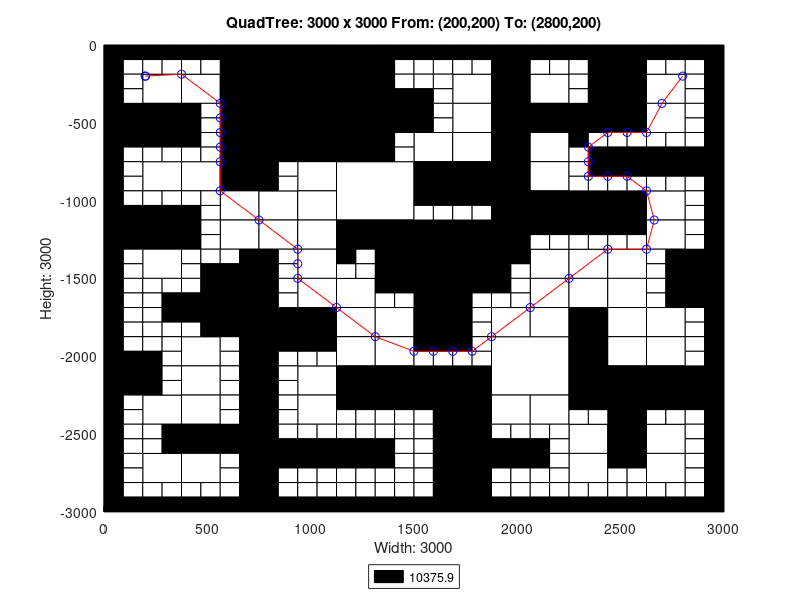

MATLAB code for this plot:
axis([0 3000 -3000 0]);
title('QuadTree: 3000 x 3000 From: (200,200) To: (2800,200)');
xlabel('Width: 3000');
ylabel('Height: 3000');
rectangle('Position',[750 -375 375 375], 'FaceColor',[0 0 0]);
rectangle('Position',[750 -750 375 375], 'FaceColor',[0 0 0]);
rectangle('Position',[1125 -1125 375 375], 'FaceColor',[1 1 1]);
rectangle('Position',[1500 -1500 375 375], 'FaceColor',[0 0 0]);
rectangle('Position',[1875 -2250 375 375], 'FaceColor',[1 1 1]);
rectangle('Position',[187.5 -375 187.5 187.5], 'FaceColor',[1 1 1]);
rectangle('Position',[562.5 -187.5 187.5 187.5], 'FaceColor',[0 0 0]);
rectangle('Position',[375 -375 187.5 187.5], 'FaceColor',[1 1 1]);
rectangle('Position',[562.5 -375 187.5 187.5], 'FaceColor',[0 0 0]);
rectangle('Position',[0 -562.5 187.5 187.5], 'FaceColor',[0 0 0]);
rectangle('Position',[187.5 -562.5 187.5 187.5], 'FaceColor',[0 0 0]);
rectangle('Position',[562.5 -562.5 187.5 187.5], 'FaceColor',[0 0 0]);
rectangle('Position',[562.5 -750 187.5 187.5], 'FaceColor',[0 0 0]);
rectangle('Position',[1125 -187.5 187.5 187.5], 'FaceColor',[0 0 0]);
rectangle('Position',[1125 -375 187.5 187.5], 'FaceColor',[0 0 0]);
rectangle('Position',[1125 -562.5 187.5 187.5], 'FaceColor',[0 0 0]);
rectangle('Position',[1312.5 -562.5 187.5 187.5], 'FaceColor',[0 0 0]);
rectangle('Position',[1125 -750 187.5 187.5], 'FaceColor',[0 0 0]);
rectangle('Position',[187.5 -937.5 187.5 187.5], 'FaceColor',[1 1 1]);
rectangle('Position',[375 -937.5 187.5 187.5], 'FaceColor',[1 1 1]);
rectangle('Position',[562.5 -937.5 187.5 187.5], 'FaceColor',[0 0 0]);
rectangle('Position',[562.5 -1125 187.5 187.5], 'FaceColor',[1 1 1]);
rectangle('Position',[0 -1312.5 187.5 187.5], 'FaceColor',[0 0 0]);
rectangle('Position',[187.5 -1312.5 187.5 187.5], 'FaceColor',[0 0 0]);
rectangle('Position',[187.5 -1500 187.5 187.5], 'FaceColor',[1 1 1]);
rectangle('Position',[562.5 -1312.5 187.5 187.5], 'FaceColor',[1 1 1]);
rectangle('Position',[937.5 -937.5 187.5 187.5], 'FaceColor',[1 1 1]);
rectangle('Position',[750 -1125 187.5 187.5], 'FaceColor',[1 1 1]);
rectangle('Position',[937.5 -1125 187.5 187.5], 'FaceColor',[1 1 1]);
rectangle('Position',[750 -1312.5 187.5 187.5], 'FaceColor',[1 1 1]);
rectangle('Position',[937.5 -1312.5 187.5 187.5], 'FaceColor',[1 1 1]);
rectangle('Position',[937.5 -1500 187.5 187.5], 'FaceColor',[1 1 1]);
rectangle('Position',[1125 -1312.5 187.5 187.5], 'FaceColor',[0 0 0]);
rectangle('Position',[1312.5 -1312.5 187.5 187.5], 'FaceColor',[0 0 0]);
rectangle('Position',[1312.5 -1500 187.5 187.5], 'FaceColor',[0 0 0]);
rectangle('Position',[1687.5 -375 187.5 187.5], 'FaceColor',[1 1 1]);
rectangle('Position',[1875 -187.5 187.5 187.5], 'FaceColor',[0 0 0]);
rectangle('Position',[1875 -375 187.5 187.5], 'FaceColor',[0 0 0]);
rectangle('Position',[2062.5 -375 187.5 187.5], 'FaceColor',[1 1 1]);
rectangle('Position',[1687.5 -562.5 187.5 187.5], 'FaceColor',[1 1 1]);
rectangle('Position',[1500 -750 187.5 187.5], 'FaceColor',[1 1 1]);
rectangle('Position',[1687.5 -750 187.5 187.5], 'FaceColor',[1 1 1]);
rectangle('Position',[1875 -562.5 187.5 187.5], 'FaceColor',[0 0 0]);
rectangle('Position',[2062.5 -562.5 187.5 187.5], 'FaceColor',[0 0 0]);
rectangle('Position',[1875 -750 187.5 187.5], 'FaceColor',[0 0 0]);
rectangle('Position',[2062.5 -750 187.5 187.5], 'FaceColor',[1 1 1]);
rectangle('Position',[2437.5 -187.5 187.5 187.5], 'FaceColor',[0 0 0]);
rectangle('Position',[2437.5 -375 187.5 187.5], 'FaceColor',[0 0 0]);
rectangle('Position',[2625 -375 187.5 187.5], 'FaceColor',[1 1 1]);
rectangle('Position',[2250 -562.5 187.5 187.5], 'FaceColor',[0 0 0]);
rectangle('Position',[2437.5 -562.5 187.5 187.5], 'FaceColor',[0 0 0]);
rectangle('Position',[2625 -562.5 187.5 187.5], 'FaceColor',[1 1 1]);
rectangle('Position',[1500 -937.5 187.5 187.5], 'FaceColor',[0 0 0]);
rectangle('Position',[1687.5 -937.5 187.5 187.5], 'FaceColor',[0 0 0]);
rectangle('Position',[1875 -937.5 187.5 187.5], 'FaceColor',[0 0 0]);
rectangle('Position',[2062.5 -937.5 187.5 187.5], 'FaceColor',[1 1 1]);
rectangle('Position',[1875 -1125 187.5 187.5], 'FaceColor',[0 0 0]);
rectangle('Position',[2062.5 -1125 187.5 187.5], 'FaceColor',[0 0 0]);
rectangle('Position',[1875 -1312.5 187.5 187.5], 'FaceColor',[0 0 0]);
rectangle('Position',[2062.5 -1500 187.5 187.5], 'FaceColor',[1 1 1]);
rectangle('Position',[2250 -1125 187.5 187.5], 'FaceColor',[0 0 0]);
rectangle('Position',[2437.5 -1125 187.5 187.5], 'FaceColor',[0 0 0]);
rectangle('Position',[2625 -1125 187.5 187.5], 'FaceColor',[1 1 1]);
rectangle('Position',[2250 -1500 187.5 187.5], 'FaceColor',[1 1 1]);
rectangle('Position',[2437.5 -1500 187.5 187.5], 'FaceColor',[1 1 1]);
rectangle('Position',[2625 -1312.5 187.5 187.5], 'FaceColor',[1 1 1]);
rectangle('Position',[2812.5 -1500 187.5 187.5], 'FaceColor',[0 0 0]);
rectangle('Position',[562.5 -1687.5 187.5 187.5], 'FaceColor',[0 0 0]);
rectangle('Position',[562.5 -1875 187.5 187.5], 'FaceColor',[0 0 0]);
rectangle('Position',[0 -2250 187.5 187.5], 'FaceColor',[0 0 0]);
rectangle('Position',[375 -2062.5 187.5 187.5], 'FaceColor',[1 1 1]);
rectangle('Position',[375 -2250 187.5 187.5], 'FaceColor',[1 1 1]);
rectangle('Position',[937.5 -1687.5 187.5 187.5], 'FaceColor',[1 1 1]);
rectangle('Position',[750 -1875 187.5 187.5], 'FaceColor',[0 0 0]);
rectangle('Position',[937.5 -1875 187.5 187.5], 'FaceColor',[0 0 0]);
rectangle('Position',[1125 -1687.5 187.5 187.5], 'FaceColor',[1 1 1]);
rectangle('Position',[1125 -1875 187.5 187.5], 'FaceColor',[1 1 1]);
rectangle('Position',[1312.5 -1875 187.5 187.5], 'FaceColor',[1 1 1]);
rectangle('Position',[937.5 -2250 187.5 187.5], 'FaceColor',[1 1 1]);
rectangle('Position',[1125 -2062.5 187.5 187.5], 'FaceColor',[1 1 1]);
rectangle('Position',[1312.5 -2062.5 187.5 187.5], 'FaceColor',[1 1 1]);
rectangle('Position',[1125 -2250 187.5 187.5], 'FaceColor',[0 0 0]);
rectangle('Position',[1312.5 -2250 187.5 187.5], 'FaceColor',[0 0 0]);
rectangle('Position',[187.5 -2437.5 187.5 187.5], 'FaceColor',[1 1 1]);
rectangle('Position',[375 -2437.5 187.5 187.5], 'FaceColor',[1 1 1]);
rectangle('Position',[375 -2625 187.5 187.5], 'FaceColor',[0 0 0]);
rectangle('Position',[562.5 -2625 187.5 187.5], 'FaceColor',[0 0 0]);
rectangle('Position',[187.5 -2812.5 187.5 187.5], 'FaceColor',[1 1 1]);
rectangle('Position',[375 -2812.5 187.5 187.5], 'FaceColor',[1 1 1]);
rectangle('Position',[937.5 -2437.5 187.5 187.5], 'FaceColor',[1 1 1]);
rectangle('Position',[1500 -1687.5 187.5 187.5], 'FaceColor',[0 0 0]);
rectangle('Position',[1500 -1875 187.5 187.5], 'FaceColor',[0 0 0]);
rectangle('Position',[2062.5 -1687.5 187.5 187.5], 'FaceColor',[1 1 1]);
rectangle('Position',[1875 -1875 187.5 187.5], 'FaceColor',[1 1 1]);
rectangle('Position',[2062.5 -1875 187.5 187.5], 'FaceColor',[1 1 1]);
rectangle('Position',[1500 -2250 187.5 187.5], 'FaceColor',[0 0 0]);
rectangle('Position',[1687.5 -2250 187.5 187.5], 'FaceColor',[0 0 0]);
rectangle('Position',[2250 -1687.5 187.5 187.5], 'FaceColor',[1 1 1]);
rectangle('Position',[2437.5 -1687.5 187.5 187.5], 'FaceColor',[1 1 1]);
rectangle('Position',[2250 -1875 187.5 187.5], 'FaceColor',[0 0 0]);
rectangle('Position',[2437.5 -1875 187.5 187.5], 'FaceColor',[1 1 1]);
rectangle('Position',[2812.5 -1687.5 187.5 187.5], 'FaceColor',[0 0 0]);
rectangle('Position',[2625 -1875 187.5 187.5], 'FaceColor',[1 1 1]);
rectangle('Position',[2250 -2062.5 187.5 187.5], 'FaceColor',[0 0 0]);
rectangle('Position',[2437.5 -2062.5 187.5 187.5], 'FaceColor',[1 1 1]);
rectangle('Position',[2250 -2250 187.5 187.5], 'FaceColor',[0 0 0]);
rectangle('Position',[2437.5 -2250 187.5 187.5], 'FaceColor',[0 0 0]);
rectangle('Position',[2625 -2062.5 187.5 187.5], 'FaceColor',[1 1 1]);
rectangle('Position',[2625 -2250 187.5 187.5], 'FaceColor',[0 0 0]);
rectangle('Position',[2812.5 -2250 187.5 187.5], 'FaceColor',[0 0 0]);
rectangle('Position',[1687.5 -2437.5 187.5 187.5], 'FaceColor',[0 0 0]);
rectangle('Position',[1687.5 -2625 187.5 187.5], 'FaceColor',[0 0 0]);
rectangle('Position',[1875 -2437.5 187.5 187.5], 'FaceColor',[1 1 1]);
rectangle('Position',[2062.5 -2437.5 187.5 187.5], 'FaceColor',[1 1 1]);
rectangle('Position',[1687.5 -2812.5 187.5 187.5], 'FaceColor',[0 0 0]);
rectangle('Position',[1687.5 -3000 187.5 187.5], 'FaceColor',[0 0 0]);
rectangle('Position',[2437.5 -2437.5 187.5 187.5], 'FaceColor',[0 0 0]);
rectangle('Position',[2250 -2625 187.5 187.5], 'FaceColor',[1 1 1]);
rectangle('Position',[2437.5 -2625 187.5 187.5], 'FaceColor',[0 0 0]);
rectangle('Position',[2625 -2625 187.5 187.5], 'FaceColor',[1 1 1]);
rectangle('Position',[2250 -2812.5 187.5 187.5], 'FaceColor',[1 1 1]);
rectangle('Position',[2625 -2812.5 187.5 187.5], 'FaceColor',[1 1 1]);
rectangle('Position',[0 -93.75 93.75 93.75], 'FaceColor',[0 0 0]);
rectangle('Position',[93.75 -93.75 93.75 93.75], 'FaceColor',[0 0 0]);
rectangle('Position',[0 -187.5 93.75 93.75], 'FaceColor',[0 0 0]);
rectangle('Position',[93.75 -187.5 93.75 93.75], 'FaceColor',[1 1 1]);
rectangle('Position',[187.5 -93.75 93.75 93.75], 'FaceColor',[0 0 0]);
rectangle('Position',[281.25 -93.75 93.75 93.75], 'FaceColor',[0 0 0]);
rectangle('Position',[187.5 -187.5 93.75 93.75], 'FaceColor',[1 1 1]);
rectangle('Position',[281.25 -187.5 93.75 93.75], 'FaceColor',[1 1 1]);
rectangle('Position',[0 -281.25 93.75 93.75], 'FaceColor',[0 0 0]);
rectangle('Position',[93.75 -281.25 93.75 93.75], 'FaceColor',[1 1 1]);
rectangle('Position',[0 -375 93.75 93.75], 'FaceColor',[0 0 0]);
rectangle('Position',[93.75 -375 93.75 93.75], 'FaceColor',[1 1 1]);
rectangle('Position',[375 -93.75 93.75 93.75], 'FaceColor',[0 0 0]);
rectangle('Position',[468.75 -93.75 93.75 93.75], 'FaceColor',[0 0 0]);
rectangle('Position',[375 -187.5 93.75 93.75], 'FaceColor',[1 1 1]);
rectangle('Position',[468.75 -187.5 93.75 93.75], 'FaceColor',[1 1 1]);
rectangle('Position',[0 -656.25 93.75 93.75], 'FaceColor',[0 0 0]);
rectangle('Position',[93.75 -656.25 93.75 93.75], 'FaceColor',[0 0 0]);
rectangle('Position',[0 -750 93.75 93.75], 'FaceColor',[0 0 0]);
rectangle('Position',[93.75 -750 93.75 93.75], 'FaceColor',[1 1 1]);
rectangle('Position',[187.5 -656.25 93.75 93.75], 'FaceColor',[0 0 0]);
rectangle('Position',[281.25 -656.25 93.75 93.75], 'FaceColor',[0 0 0]);
rectangle('Position',[187.5 -750 93.75 93.75], 'FaceColor',[1 1 1]);
rectangle('Position',[281.25 -750 93.75 93.75], 'FaceColor',[1 1 1]);
rectangle('Position',[375 -468.75 93.75 93.75], 'FaceColor',[0 0 0]);
rectangle('Position',[468.75 -468.75 93.75 93.75], 'FaceColor',[1 1 1]);
rectangle('Position',[375 -562.5 93.75 93.75], 'FaceColor',[0 0 0]);
rectangle('Position',[468.75 -562.5 93.75 93.75], 'FaceColor',[1 1 1]);
rectangle('Position',[375 -656.25 93.75 93.75], 'FaceColor',[0 0 0]);
rectangle('Position',[468.75 -656.25 93.75 93.75], 'FaceColor',[1 1 1]);
rectangle('Position',[375 -750 93.75 93.75], 'FaceColor',[1 1 1]);
rectangle('Position',[468.75 -750 93.75 93.75], 'FaceColor',[1 1 1]);
rectangle('Position',[1312.5 -93.75 93.75 93.75], 'FaceColor',[0 0 0]);
rectangle('Position',[1406.25 -93.75 93.75 93.75], 'FaceColor',[0 0 0]);
rectangle('Position',[1312.5 -187.5 93.75 93.75], 'FaceColor',[0 0 0]);
rectangle('Position',[1406.25 -187.5 93.75 93.75], 'FaceColor',[1 1 1]);
rectangle('Position',[1312.5 -281.25 93.75 93.75], 'FaceColor',[0 0 0]);
rectangle('Position',[1406.25 -281.25 93.75 93.75], 'FaceColor',[1 1 1]);
rectangle('Position',[1312.5 -375 93.75 93.75], 'FaceColor',[0 0 0]);
rectangle('Position',[1406.25 -375 93.75 93.75], 'FaceColor',[0 0 0]);
rectangle('Position',[1312.5 -656.25 93.75 93.75], 'FaceColor',[0 0 0]);
rectangle('Position',[1406.25 -656.25 93.75 93.75], 'FaceColor',[1 1 1]);
rectangle('Position',[1312.5 -750 93.75 93.75], 'FaceColor',[0 0 0]);
rectangle('Position',[1406.25 -750 93.75 93.75], 'FaceColor',[1 1 1]);
rectangle('Position',[0 -843.75 93.75 93.75], 'FaceColor',[0 0 0]);
rectangle('Position',[93.75 -843.75 93.75 93.75], 'FaceColor',[1 1 1]);
rectangle('Position',[0 -937.5 93.75 93.75], 'FaceColor',[0 0 0]);
rectangle('Position',[93.75 -937.5 93.75 93.75], 'FaceColor',[1 1 1]);
rectangle('Position',[0 -1031.25 93.75 93.75], 'FaceColor',[0 0 0]);
rectangle('Position',[93.75 -1031.25 93.75 93.75], 'FaceColor',[1 1 1]);
rectangle('Position',[0 -1125 93.75 93.75], 'FaceColor',[0 0 0]);
rectangle('Position',[93.75 -1125 93.75 93.75], 'FaceColor',[0 0 0]);
rectangle('Position',[187.5 -1031.25 93.75 93.75], 'FaceColor',[1 1 1]);
rectangle('Position',[281.25 -1031.25 93.75 93.75], 'FaceColor',[1 1 1]);
rectangle('Position',[187.5 -1125 93.75 93.75], 'FaceColor',[0 0 0]);
rectangle('Position',[281.25 -1125 93.75 93.75], 'FaceColor',[0 0 0]);
rectangle('Position',[375 -1031.25 93.75 93.75], 'FaceColor',[1 1 1]);
rectangle('Position',[468.75 -1031.25 93.75 93.75], 'FaceColor',[1 1 1]);
rectangle('Position',[375 -1125 93.75 93.75], 'FaceColor',[0 0 0]);
rectangle('Position',[468.75 -1125 93.75 93.75], 'FaceColor',[1 1 1]);
rectangle('Position',[0 -1406.25 93.75 93.75], 'FaceColor',[0 0 0]);
rectangle('Position',[93.75 -1406.25 93.75 93.75], 'FaceColor',[1 1 1]);
rectangle('Position',[0 -1500 93.75 93.75], 'FaceColor',[0 0 0]);
rectangle('Position',[93.75 -1500 93.75 93.75], 'FaceColor',[1 1 1]);
rectangle('Position',[375 -1218.75 93.75 93.75], 'FaceColor',[0 0 0]);
rectangle('Position',[468.75 -1218.75 93.75 93.75], 'FaceColor',[1 1 1]);
rectangle('Position',[375 -1312.5 93.75 93.75], 'FaceColor',[0 0 0]);
rectangle('Position',[468.75 -1312.5 93.75 93.75], 'FaceColor',[1 1 1]);
rectangle('Position',[375 -1406.25 93.75 93.75], 'FaceColor',[1 1 1]);
rectangle('Position',[468.75 -1406.25 93.75 93.75], 'FaceColor',[1 1 1]);
rectangle('Position',[375 -1500 93.75 93.75], 'FaceColor',[1 1 1]);
rectangle('Position',[468.75 -1500 93.75 93.75], 'FaceColor',[0 0 0]);
rectangle('Position',[562.5 -1406.25 93.75 93.75], 'FaceColor',[1 1 1]);
rectangle('Position',[656.25 -1406.25 93.75 93.75], 'FaceColor',[0 0 0]);
rectangle('Position',[562.5 -1500 93.75 93.75], 'FaceColor',[0 0 0]);
rectangle('Position',[656.25 -1500 93.75 93.75], 'FaceColor',[0 0 0]);
rectangle('Position',[750 -843.75 93.75 93.75], 'FaceColor',[0 0 0]);
rectangle('Position',[843.75 -843.75 93.75 93.75], 'FaceColor',[1 1 1]);
rectangle('Position',[750 -937.5 93.75 93.75], 'FaceColor',[0 0 0]);
rectangle('Position',[843.75 -937.5 93.75 93.75], 'FaceColor',[1 1 1]);
rectangle('Position',[750 -1406.25 93.75 93.75], 'FaceColor',[0 0 0]);
rectangle('Position',[843.75 -1406.25 93.75 93.75], 'FaceColor',[1 1 1]);
rectangle('Position',[750 -1500 93.75 93.75], 'FaceColor',[0 0 0]);
rectangle('Position',[843.75 -1500 93.75 93.75], 'FaceColor',[1 1 1]);
rectangle('Position',[1125 -1406.25 93.75 93.75], 'FaceColor',[0 0 0]);
rectangle('Position',[1218.75 -1406.25 93.75 93.75], 'FaceColor',[1 1 1]);
rectangle('Position',[1125 -1500 93.75 93.75], 'FaceColor',[1 1 1]);
rectangle('Position',[1218.75 -1500 93.75 93.75], 'FaceColor',[1 1 1]);
rectangle('Position',[1500 -93.75 93.75 93.75], 'FaceColor',[0 0 0]);
rectangle('Position',[1593.75 -93.75 93.75 93.75], 'FaceColor',[0 0 0]);
rectangle('Position',[1500 -187.5 93.75 93.75], 'FaceColor',[1 1 1]);
rectangle('Position',[1593.75 -187.5 93.75 93.75], 'FaceColor',[1 1 1]);
rectangle('Position',[1687.5 -93.75 93.75 93.75], 'FaceColor',[0 0 0]);
rectangle('Position',[1781.25 -93.75 93.75 93.75], 'FaceColor',[0 0 0]);
rectangle('Position',[1687.5 -187.5 93.75 93.75], 'FaceColor',[1 1 1]);
rectangle('Position',[1781.25 -187.5 93.75 93.75], 'FaceColor',[1 1 1]);
rectangle('Position',[1500 -281.25 93.75 93.75], 'FaceColor',[1 1 1]);
rectangle('Position',[1593.75 -281.25 93.75 93.75], 'FaceColor',[1 1 1]);
rectangle('Position',[1500 -375 93.75 93.75], 'FaceColor',[0 0 0]);
rectangle('Position',[1593.75 -375 93.75 93.75], 'FaceColor',[1 1 1]);
rectangle('Position',[2062.5 -93.75 93.75 93.75], 'FaceColor',[0 0 0]);
rectangle('Position',[2156.25 -93.75 93.75 93.75], 'FaceColor',[0 0 0]);
rectangle('Position',[2062.5 -187.5 93.75 93.75], 'FaceColor',[1 1 1]);
rectangle('Position',[2156.25 -187.5 93.75 93.75], 'FaceColor',[1 1 1]);
rectangle('Position',[1500 -468.75 93.75 93.75], 'FaceColor',[0 0 0]);
rectangle('Position',[1593.75 -468.75 93.75 93.75], 'FaceColor',[1 1 1]);
rectangle('Position',[1500 -562.5 93.75 93.75], 'FaceColor',[0 0 0]);
rectangle('Position',[1593.75 -562.5 93.75 93.75], 'FaceColor',[1 1 1]);
rectangle('Position',[2250 -93.75 93.75 93.75], 'FaceColor',[0 0 0]);
rectangle('Position',[2343.75 -93.75 93.75 93.75], 'FaceColor',[0 0 0]);
rectangle('Position',[2250 -187.5 93.75 93.75], 'FaceColor',[1 1 1]);
rectangle('Position',[2343.75 -187.5 93.75 93.75], 'FaceColor',[0 0 0]);
rectangle('Position',[2250 -281.25 93.75 93.75], 'FaceColor',[1 1 1]);
rectangle('Position',[2343.75 -281.25 93.75 93.75], 'FaceColor',[0 0 0]);
rectangle('Position',[2250 -375 93.75 93.75], 'FaceColor',[1 1 1]);
rectangle('Position',[2343.75 -375 93.75 93.75], 'FaceColor',[0 0 0]);
rectangle('Position',[2625 -93.75 93.75 93.75], 'FaceColor',[0 0 0]);
rectangle('Position',[2718.75 -93.75 93.75 93.75], 'FaceColor',[0 0 0]);
rectangle('Position',[2625 -187.5 93.75 93.75], 'FaceColor',[1 1 1]);
rectangle('Position',[2718.75 -187.5 93.75 93.75], 'FaceColor',[1 1 1]);
rectangle('Position',[2812.5 -93.75 93.75 93.75], 'FaceColor',[0 0 0]);
rectangle('Position',[2906.25 -93.75 93.75 93.75], 'FaceColor',[0 0 0]);
rectangle('Position',[2812.5 -187.5 93.75 93.75], 'FaceColor',[1 1 1]);
rectangle('Position',[2906.25 -187.5 93.75 93.75], 'FaceColor',[0 0 0]);
rectangle('Position',[2812.5 -281.25 93.75 93.75], 'FaceColor',[1 1 1]);
rectangle('Position',[2906.25 -281.25 93.75 93.75], 'FaceColor',[0 0 0]);
rectangle('Position',[2812.5 -375 93.75 93.75], 'FaceColor',[1 1 1]);
rectangle('Position',[2906.25 -375 93.75 93.75], 'FaceColor',[0 0 0]);
rectangle('Position',[2250 -656.25 93.75 93.75], 'FaceColor',[0 0 0]);
rectangle('Position',[2343.75 -656.25 93.75 93.75], 'FaceColor',[1 1 1]);
rectangle('Position',[2250 -750 93.75 93.75], 'FaceColor',[1 1 1]);
rectangle('Position',[2343.75 -750 93.75 93.75], 'FaceColor',[0 0 0]);
rectangle('Position',[2437.5 -656.25 93.75 93.75], 'FaceColor',[1 1 1]);
rectangle('Position',[2531.25 -656.25 93.75 93.75], 'FaceColor',[1 1 1]);
rectangle('Position',[2437.5 -750 93.75 93.75], 'FaceColor',[0 0 0]);
rectangle('Position',[2531.25 -750 93.75 93.75], 'FaceColor',[0 0 0]);
rectangle('Position',[2812.5 -468.75 93.75 93.75], 'FaceColor',[1 1 1]);
rectangle('Position',[2906.25 -468.75 93.75 93.75], 'FaceColor',[0 0 0]);
rectangle('Position',[2812.5 -562.5 93.75 93.75], 'FaceColor',[1 1 1]);
rectangle('Position',[2906.25 -562.5 93.75 93.75], 'FaceColor',[0 0 0]);
rectangle('Position',[2625 -656.25 93.75 93.75], 'FaceColor',[1 1 1]);
rectangle('Position',[2718.75 -656.25 93.75 93.75], 'FaceColor',[1 1 1]);
rectangle('Position',[2625 -750 93.75 93.75], 'FaceColor',[0 0 0]);
rectangle('Position',[2718.75 -750 93.75 93.75], 'FaceColor',[0 0 0]);
rectangle('Position',[2812.5 -656.25 93.75 93.75], 'FaceColor',[1 1 1]);
rectangle('Position',[2906.25 -656.25 93.75 93.75], 'FaceColor',[0 0 0]);
rectangle('Position',[2812.5 -750 93.75 93.75], 'FaceColor',[0 0 0]);
rectangle('Position',[2906.25 -750 93.75 93.75], 'FaceColor',[0 0 0]);
rectangle('Position',[1500 -1031.25 93.75 93.75], 'FaceColor',[0 0 0]);
rectangle('Position',[1593.75 -1031.25 93.75 93.75], 'FaceColor',[0 0 0]);
rectangle('Position',[1500 -1125 93.75 93.75], 'FaceColor',[1 1 1]);
rectangle('Position',[1593.75 -1125 93.75 93.75], 'FaceColor',[1 1 1]);
rectangle('Position',[1687.5 -1031.25 93.75 93.75], 'FaceColor',[0 0 0]);
rectangle('Position',[1781.25 -1031.25 93.75 93.75], 'FaceColor',[0 0 0]);
rectangle('Position',[1687.5 -1125 93.75 93.75], 'FaceColor',[1 1 1]);
rectangle('Position',[1781.25 -1125 93.75 93.75], 'FaceColor',[1 1 1]);
rectangle('Position',[2062.5 -1218.75 93.75 93.75], 'FaceColor',[0 0 0]);
rectangle('Position',[2156.25 -1218.75 93.75 93.75], 'FaceColor',[0 0 0]);
rectangle('Position',[2062.5 -1312.5 93.75 93.75], 'FaceColor',[1 1 1]);
rectangle('Position',[2156.25 -1312.5 93.75 93.75], 'FaceColor',[1 1 1]);
rectangle('Position',[1875 -1406.25 93.75 93.75], 'FaceColor',[0 0 0]);
rectangle('Position',[1968.75 -1406.25 93.75 93.75], 'FaceColor',[0 0 0]);
rectangle('Position',[1875 -1500 93.75 93.75], 'FaceColor',[0 0 0]);
rectangle('Position',[1968.75 -1500 93.75 93.75], 'FaceColor',[1 1 1]);
rectangle('Position',[2250 -843.75 93.75 93.75], 'FaceColor',[1 1 1]);
rectangle('Position',[2343.75 -843.75 93.75 93.75], 'FaceColor',[0 0 0]);
rectangle('Position',[2250 -937.5 93.75 93.75], 'FaceColor',[1 1 1]);
rectangle('Position',[2343.75 -937.5 93.75 93.75], 'FaceColor',[1 1 1]);
rectangle('Position',[2437.5 -843.75 93.75 93.75], 'FaceColor',[0 0 0]);
rectangle('Position',[2531.25 -843.75 93.75 93.75], 'FaceColor',[0 0 0]);
rectangle('Position',[2437.5 -937.5 93.75 93.75], 'FaceColor',[1 1 1]);
rectangle('Position',[2531.25 -937.5 93.75 93.75], 'FaceColor',[1 1 1]);
rectangle('Position',[2625 -843.75 93.75 93.75], 'FaceColor',[0 0 0]);
rectangle('Position',[2718.75 -843.75 93.75 93.75], 'FaceColor',[0 0 0]);
rectangle('Position',[2625 -937.5 93.75 93.75], 'FaceColor',[1 1 1]);
rectangle('Position',[2718.75 -937.5 93.75 93.75], 'FaceColor',[1 1 1]);
rectangle('Position',[2812.5 -843.75 93.75 93.75], 'FaceColor',[0 0 0]);
rectangle('Position',[2906.25 -843.75 93.75 93.75], 'FaceColor',[0 0 0]);
rectangle('Position',[2812.5 -937.5 93.75 93.75], 'FaceColor',[1 1 1]);
rectangle('Position',[2906.25 -937.5 93.75 93.75], 'FaceColor',[0 0 0]);
rectangle('Position',[2812.5 -1031.25 93.75 93.75], 'FaceColor',[1 1 1]);
rectangle('Position',[2906.25 -1031.25 93.75 93.75], 'FaceColor',[0 0 0]);
rectangle('Position',[2812.5 -1125 93.75 93.75], 'FaceColor',[1 1 1]);
rectangle('Position',[2906.25 -1125 93.75 93.75], 'FaceColor',[0 0 0]);
rectangle('Position',[2250 -1218.75 93.75 93.75], 'FaceColor',[0 0 0]);
rectangle('Position',[2343.75 -1218.75 93.75 93.75], 'FaceColor',[0 0 0]);
rectangle('Position',[2250 -1312.5 93.75 93.75], 'FaceColor',[1 1 1]);
rectangle('Position',[2343.75 -1312.5 93.75 93.75], 'FaceColor',[1 1 1]);
rectangle('Position',[2437.5 -1218.75 93.75 93.75], 'FaceColor',[0 0 0]);
rectangle('Position',[2531.25 -1218.75 93.75 93.75], 'FaceColor',[0 0 0]);
rectangle('Position',[2437.5 -1312.5 93.75 93.75], 'FaceColor',[1 1 1]);
rectangle('Position',[2531.25 -1312.5 93.75 93.75], 'FaceColor',[1 1 1]);
rectangle('Position',[2812.5 -1218.75 93.75 93.75], 'FaceColor',[1 1 1]);
rectangle('Position',[2906.25 -1218.75 93.75 93.75], 'FaceColor',[0 0 0]);
rectangle('Position',[2812.5 -1312.5 93.75 93.75], 'FaceColor',[1 1 1]);
rectangle('Position',[2906.25 -1312.5 93.75 93.75], 'FaceColor',[0 0 0]);
rectangle('Position',[2625 -1406.25 93.75 93.75], 'FaceColor',[1 1 1]);
rectangle('Position',[2718.75 -1406.25 93.75 93.75], 'FaceColor',[0 0 0]);
rectangle('Position',[2625 -1500 93.75 93.75], 'FaceColor',[1 1 1]);
rectangle('Position',[2718.75 -1500 93.75 93.75], 'FaceColor',[0 0 0]);
rectangle('Position',[0 -1593.75 93.75 93.75], 'FaceColor',[0 0 0]);
rectangle('Position',[93.75 -1593.75 93.75 93.75], 'FaceColor',[1 1 1]);
rectangle('Position',[0 -1687.5 93.75 93.75], 'FaceColor',[0 0 0]);
rectangle('Position',[93.75 -1687.5 93.75 93.75], 'FaceColor',[1 1 1]);
rectangle('Position',[187.5 -1593.75 93.75 93.75], 'FaceColor',[1 1 1]);
rectangle('Position',[281.25 -1593.75 93.75 93.75], 'FaceColor',[1 1 1]);
rectangle('Position',[187.5 -1687.5 93.75 93.75], 'FaceColor',[1 1 1]);
rectangle('Position',[281.25 -1687.5 93.75 93.75], 'FaceColor',[0 0 0]);
rectangle('Position',[0 -1781.25 93.75 93.75], 'FaceColor',[0 0 0]);
rectangle('Position',[93.75 -1781.25 93.75 93.75], 'FaceColor',[1 1 1]);
rectangle('Position',[0 -1875 93.75 93.75], 'FaceColor',[0 0 0]);
rectangle('Position',[93.75 -1875 93.75 93.75], 'FaceColor',[1 1 1]);
rectangle('Position',[187.5 -1781.25 93.75 93.75], 'FaceColor',[1 1 1]);
rectangle('Position',[281.25 -1781.25 93.75 93.75], 'FaceColor',[0 0 0]);
rectangle('Position',[187.5 -1875 93.75 93.75], 'FaceColor',[1 1 1]);
rectangle('Position',[281.25 -1875 93.75 93.75], 'FaceColor',[1 1 1]);
rectangle('Position',[375 -1593.75 93.75 93.75], 'FaceColor',[1 1 1]);
rectangle('Position',[468.75 -1593.75 93.75 93.75], 'FaceColor',[0 0 0]);
rectangle('Position',[375 -1687.5 93.75 93.75], 'FaceColor',[0 0 0]);
rectangle('Position',[468.75 -1687.5 93.75 93.75], 'FaceColor',[0 0 0]);
rectangle('Position',[375 -1781.25 93.75 93.75], 'FaceColor',[0 0 0]);
rectangle('Position',[468.75 -1781.25 93.75 93.75], 'FaceColor',[0 0 0]);
rectangle('Position',[375 -1875 93.75 93.75], 'FaceColor',[1 1 1]);
rectangle('Position',[468.75 -1875 93.75 93.75], 'FaceColor',[0 0 0]);
rectangle('Position',[0 -1968.75 93.75 93.75], 'FaceColor',[0 0 0]);
rectangle('Position',[93.75 -1968.75 93.75 93.75], 'FaceColor',[1 1 1]);
rectangle('Position',[0 -2062.5 93.75 93.75], 'FaceColor',[0 0 0]);
rectangle('Position',[93.75 -2062.5 93.75 93.75], 'FaceColor',[0 0 0]);
rectangle('Position',[187.5 -1968.75 93.75 93.75], 'FaceColor',[1 1 1]);
rectangle('Position',[281.25 -1968.75 93.75 93.75], 'FaceColor',[1 1 1]);
rectangle('Position',[187.5 -2062.5 93.75 93.75], 'FaceColor',[0 0 0]);
rectangle('Position',[281.25 -2062.5 93.75 93.75], 'FaceColor',[1 1 1]);
rectangle('Position',[187.5 -2156.25 93.75 93.75], 'FaceColor',[0 0 0]);
rectangle('Position',[281.25 -2156.25 93.75 93.75], 'FaceColor',[1 1 1]);
rectangle('Position',[187.5 -2250 93.75 93.75], 'FaceColor',[0 0 0]);
rectangle('Position',[281.25 -2250 93.75 93.75], 'FaceColor',[1 1 1]);
rectangle('Position',[562.5 -1968.75 93.75 93.75], 'FaceColor',[1 1 1]);
rectangle('Position',[656.25 -1968.75 93.75 93.75], 'FaceColor',[0 0 0]);
rectangle('Position',[562.5 -2062.5 93.75 93.75], 'FaceColor',[1 1 1]);
rectangle('Position',[656.25 -2062.5 93.75 93.75], 'FaceColor',[0 0 0]);
rectangle('Position',[562.5 -2156.25 93.75 93.75], 'FaceColor',[1 1 1]);
rectangle('Position',[656.25 -2156.25 93.75 93.75], 'FaceColor',[0 0 0]);
rectangle('Position',[562.5 -2250 93.75 93.75], 'FaceColor',[1 1 1]);
rectangle('Position',[656.25 -2250 93.75 93.75], 'FaceColor',[0 0 0]);
rectangle('Position',[750 -1593.75 93.75 93.75], 'FaceColor',[0 0 0]);
rectangle('Position',[843.75 -1593.75 93.75 93.75], 'FaceColor',[1 1 1]);
rectangle('Position',[750 -1687.5 93.75 93.75], 'FaceColor',[0 0 0]);
rectangle('Position',[843.75 -1687.5 93.75 93.75], 'FaceColor',[1 1 1]);
rectangle('Position',[1312.5 -1593.75 93.75 93.75], 'FaceColor',[0 0 0]);
rectangle('Position',[1406.25 -1593.75 93.75 93.75], 'FaceColor',[0 0 0]);
rectangle('Position',[1312.5 -1687.5 93.75 93.75], 'FaceColor',[1 1 1]);
rectangle('Position',[1406.25 -1687.5 93.75 93.75], 'FaceColor',[1 1 1]);
rectangle('Position',[750 -1968.75 93.75 93.75], 'FaceColor',[0 0 0]);
rectangle('Position',[843.75 -1968.75 93.75 93.75], 'FaceColor',[0 0 0]);
rectangle('Position',[750 -2062.5 93.75 93.75], 'FaceColor',[0 0 0]);
rectangle('Position',[843.75 -2062.5 93.75 93.75], 'FaceColor',[1 1 1]);
rectangle('Position',[937.5 -1968.75 93.75 93.75], 'FaceColor',[0 0 0]);
rectangle('Position',[1031.25 -1968.75 93.75 93.75], 'FaceColor',[0 0 0]);
rectangle('Position',[937.5 -2062.5 93.75 93.75], 'FaceColor',[1 1 1]);
rectangle('Position',[1031.25 -2062.5 93.75 93.75], 'FaceColor',[1 1 1]);
rectangle('Position',[750 -2156.25 93.75 93.75], 'FaceColor',[0 0 0]);
rectangle('Position',[843.75 -2156.25 93.75 93.75], 'FaceColor',[1 1 1]);
rectangle('Position',[750 -2250 93.75 93.75], 'FaceColor',[0 0 0]);
rectangle('Position',[843.75 -2250 93.75 93.75], 'FaceColor',[1 1 1]);
rectangle('Position',[0 -2343.75 93.75 93.75], 'FaceColor',[0 0 0]);
rectangle('Position',[93.75 -2343.75 93.75 93.75], 'FaceColor',[1 1 1]);
rectangle('Position',[0 -2437.5 93.75 93.75], 'FaceColor',[0 0 0]);
rectangle('Position',[93.75 -2437.5 93.75 93.75], 'FaceColor',[1 1 1]);
rectangle('Position',[0 -2531.25 93.75 93.75], 'FaceColor',[0 0 0]);
rectangle('Position',[93.75 -2531.25 93.75 93.75], 'FaceColor',[1 1 1]);
rectangle('Position',[0 -2625 93.75 93.75], 'FaceColor',[0 0 0]);
rectangle('Position',[93.75 -2625 93.75 93.75], 'FaceColor',[1 1 1]);
rectangle('Position',[187.5 -2531.25 93.75 93.75], 'FaceColor',[1 1 1]);
rectangle('Position',[281.25 -2531.25 93.75 93.75], 'FaceColor',[0 0 0]);
rectangle('Position',[187.5 -2625 93.75 93.75], 'FaceColor',[1 1 1]);
rectangle('Position',[281.25 -2625 93.75 93.75], 'FaceColor',[0 0 0]);
rectangle('Position',[562.5 -2343.75 93.75 93.75], 'FaceColor',[1 1 1]);
rectangle('Position',[656.25 -2343.75 93.75 93.75], 'FaceColor',[0 0 0]);
rectangle('Position',[562.5 -2437.5 93.75 93.75], 'FaceColor',[1 1 1]);
rectangle('Position',[656.25 -2437.5 93.75 93.75], 'FaceColor',[0 0 0]);
rectangle('Position',[0 -2718.75 93.75 93.75], 'FaceColor',[0 0 0]);
rectangle('Position',[93.75 -2718.75 93.75 93.75], 'FaceColor',[1 1 1]);
rectangle('Position',[0 -2812.5 93.75 93.75], 'FaceColor',[0 0 0]);
rectangle('Position',[93.75 -2812.5 93.75 93.75], 'FaceColor',[1 1 1]);
rectangle('Position',[0 -2906.25 93.75 93.75], 'FaceColor',[0 0 0]);
rectangle('Position',[93.75 -2906.25 93.75 93.75], 'FaceColor',[1 1 1]);
rectangle('Position',[0 -3000 93.75 93.75], 'FaceColor',[0 0 0]);
rectangle('Position',[93.75 -3000 93.75 93.75], 'FaceColor',[0 0 0]);
rectangle('Position',[187.5 -2906.25 93.75 93.75], 'FaceColor',[1 1 1]);
rectangle('Position',[281.25 -2906.25 93.75 93.75], 'FaceColor',[1 1 1]);
rectangle('Position',[187.5 -3000 93.75 93.75], 'FaceColor',[0 0 0]);
rectangle('Position',[281.25 -3000 93.75 93.75], 'FaceColor',[0 0 0]);
rectangle('Position',[562.5 -2718.75 93.75 93.75], 'FaceColor',[1 1 1]);
rectangle('Position',[656.25 -2718.75 93.75 93.75], 'FaceColor',[0 0 0]);
rectangle('Position',[562.5 -2812.5 93.75 93.75], 'FaceColor',[1 1 1]);
rectangle('Position',[656.25 -2812.5 93.75 93.75], 'FaceColor',[0 0 0]);
rectangle('Position',[375 -2906.25 93.75 93.75], 'FaceColor',[1 1 1]);
rectangle('Position',[468.75 -2906.25 93.75 93.75], 'FaceColor',[1 1 1]);
rectangle('Position',[375 -3000 93.75 93.75], 'FaceColor',[0 0 0]);
rectangle('Position',[468.75 -3000 93.75 93.75], 'FaceColor',[0 0 0]);
rectangle('Position',[562.5 -2906.25 93.75 93.75], 'FaceColor',[1 1 1]);
rectangle('Position',[656.25 -2906.25 93.75 93.75], 'FaceColor',[0 0 0]);
rectangle('Position',[562.5 -3000 93.75 93.75], 'FaceColor',[0 0 0]);
rectangle('Position',[656.25 -3000 93.75 93.75], 'FaceColor',[0 0 0]);
rectangle('Position',[750 -2343.75 93.75 93.75], 'FaceColor',[0 0 0]);
rectangle('Position',[843.75 -2343.75 93.75 93.75], 'FaceColor',[1 1 1]);
rectangle('Position',[750 -2437.5 93.75 93.75], 'FaceColor',[0 0 0]);
rectangle('Position',[843.75 -2437.5 93.75 93.75], 'FaceColor',[1 1 1]);
rectangle('Position',[750 -2531.25 93.75 93.75], 'FaceColor',[0 0 0]);
rectangle('Position',[843.75 -2531.25 93.75 93.75], 'FaceColor',[1 1 1]);
rectangle('Position',[750 -2625 93.75 93.75], 'FaceColor',[0 0 0]);
rectangle('Position',[843.75 -2625 93.75 93.75], 'FaceColor',[0 0 0]);
rectangle('Position',[937.5 -2531.25 93.75 93.75], 'FaceColor',[1 1 1]);
rectangle('Position',[1031.25 -2531.25 93.75 93.75], 'FaceColor',[1 1 1]);
rectangle('Position',[937.5 -2625 93.75 93.75], 'FaceColor',[0 0 0]);
rectangle('Position',[1031.25 -2625 93.75 93.75], 'FaceColor',[0 0 0]);
rectangle('Position',[1125 -2343.75 93.75 93.75], 'FaceColor',[0 0 0]);
rectangle('Position',[1218.75 -2343.75 93.75 93.75], 'FaceColor',[0 0 0]);
rectangle('Position',[1125 -2437.5 93.75 93.75], 'FaceColor',[1 1 1]);
rectangle('Position',[1218.75 -2437.5 93.75 93.75], 'FaceColor',[1 1 1]);
rectangle('Position',[1312.5 -2343.75 93.75 93.75], 'FaceColor',[0 0 0]);
rectangle('Position',[1406.25 -2343.75 93.75 93.75], 'FaceColor',[0 0 0]);
rectangle('Position',[1312.5 -2437.5 93.75 93.75], 'FaceColor',[1 1 1]);
rectangle('Position',[1406.25 -2437.5 93.75 93.75], 'FaceColor',[1 1 1]);
rectangle('Position',[1125 -2531.25 93.75 93.75], 'FaceColor',[1 1 1]);
rectangle('Position',[1218.75 -2531.25 93.75 93.75], 'FaceColor',[1 1 1]);
rectangle('Position',[1125 -2625 93.75 93.75], 'FaceColor',[0 0 0]);
rectangle('Position',[1218.75 -2625 93.75 93.75], 'FaceColor',[0 0 0]);
rectangle('Position',[1312.5 -2531.25 93.75 93.75], 'FaceColor',[1 1 1]);
rectangle('Position',[1406.25 -2531.25 93.75 93.75], 'FaceColor',[1 1 1]);
rectangle('Position',[1312.5 -2625 93.75 93.75], 'FaceColor',[0 0 0]);
rectangle('Position',[1406.25 -2625 93.75 93.75], 'FaceColor',[1 1 1]);
rectangle('Position',[750 -2718.75 93.75 93.75], 'FaceColor',[0 0 0]);
rectangle('Position',[843.75 -2718.75 93.75 93.75], 'FaceColor',[0 0 0]);
rectangle('Position',[750 -2812.5 93.75 93.75], 'FaceColor',[0 0 0]);
rectangle('Position',[843.75 -2812.5 93.75 93.75], 'FaceColor',[1 1 1]);
rectangle('Position',[937.5 -2718.75 93.75 93.75], 'FaceColor',[0 0 0]);
rectangle('Position',[1031.25 -2718.75 93.75 93.75], 'FaceColor',[0 0 0]);
rectangle('Position',[937.5 -2812.5 93.75 93.75], 'FaceColor',[1 1 1]);
rectangle('Position',[1031.25 -2812.5 93.75 93.75], 'FaceColor',[1 1 1]);
rectangle('Position',[750 -2906.25 93.75 93.75], 'FaceColor',[0 0 0]);
rectangle('Position',[843.75 -2906.25 93.75 93.75], 'FaceColor',[1 1 1]);
rectangle('Position',[750 -3000 93.75 93.75], 'FaceColor',[0 0 0]);
rectangle('Position',[843.75 -3000 93.75 93.75], 'FaceColor',[0 0 0]);
rectangle('Position',[937.5 -2906.25 93.75 93.75], 'FaceColor',[1 1 1]);
rectangle('Position',[1031.25 -2906.25 93.75 93.75], 'FaceColor',[1 1 1]);
rectangle('Position',[937.5 -3000 93.75 93.75], 'FaceColor',[0 0 0]);
rectangle('Position',[1031.25 -3000 93.75 93.75], 'FaceColor',[0 0 0]);
rectangle('Position',[1125 -2718.75 93.75 93.75], 'FaceColor',[0 0 0]);
rectangle('Position',[1218.75 -2718.75 93.75 93.75], 'FaceColor',[0 0 0]);
rectangle('Position',[1125 -2812.5 93.75 93.75], 'FaceColor',[1 1 1]);
rectangle('Position',[1218.75 -2812.5 93.75 93.75], 'FaceColor',[1 1 1]);
rectangle('Position',[1312.5 -2718.75 93.75 93.75], 'FaceColor',[0 0 0]);
rectangle('Position',[1406.25 -2718.75 93.75 93.75], 'FaceColor',[1 1 1]);
rectangle('Position',[1312.5 -2812.5 93.75 93.75], 'FaceColor',[1 1 1]);
rectangle('Position',[1406.25 -2812.5 93.75 93.75], 'FaceColor',[1 1 1]);
rectangle('Position',[1125 -2906.25 93.75 93.75], 'FaceColor',[1 1 1]);
rectangle('Position',[1218.75 -2906.25 93.75 93.75], 'FaceColor',[1 1 1]);
rectangle('Position',[1125 -3000 93.75 93.75], 'FaceColor',[0 0 0]);
rectangle('Position',[1218.75 -3000 93.75 93.75], 'FaceColor',[0 0 0]);
rectangle('Position',[1312.5 -2906.25 93.75 93.75], 'FaceColor',[1 1 1]);
rectangle('Position',[1406.25 -2906.25 93.75 93.75], 'FaceColor',[1 1 1]);
rectangle('Position',[1312.5 -3000 93.75 93.75], 'FaceColor',[0 0 0]);
rectangle('Position',[1406.25 -3000 93.75 93.75], 'FaceColor',[0 0 0]);
rectangle('Position',[1687.5 -1593.75 93.75 93.75], 'FaceColor',[0 0 0]);
rectangle('Position',[1781.25 -1593.75 93.75 93.75], 'FaceColor',[0 0 0]);
rectangle('Position',[1687.5 -1687.5 93.75 93.75], 'FaceColor',[0 0 0]);
rectangle('Position',[1781.25 -1687.5 93.75 93.75], 'FaceColor',[1 1 1]);
rectangle('Position',[1687.5 -1781.25 93.75 93.75], 'FaceColor',[0 0 0]);
rectangle('Position',[1781.25 -1781.25 93.75 93.75], 'FaceColor',[1 1 1]);
rectangle('Position',[1687.5 -1875 93.75 93.75], 'FaceColor',[0 0 0]);
rectangle('Position',[1781.25 -1875 93.75 93.75], 'FaceColor',[1 1 1]);
rectangle('Position',[1875 -1593.75 93.75 93.75], 'FaceColor',[0 0 0]);
rectangle('Position',[1968.75 -1593.75 93.75 93.75], 'FaceColor',[1 1 1]);
rectangle('Position',[1875 -1687.5 93.75 93.75], 'FaceColor',[1 1 1]);
rectangle('Position',[1968.75 -1687.5 93.75 93.75], 'FaceColor',[1 1 1]);
rectangle('Position',[1500 -1968.75 93.75 93.75], 'FaceColor',[0 0 0]);
rectangle('Position',[1593.75 -1968.75 93.75 93.75], 'FaceColor',[0 0 0]);
rectangle('Position',[1500 -2062.5 93.75 93.75], 'FaceColor',[1 1 1]);
rectangle('Position',[1593.75 -2062.5 93.75 93.75], 'FaceColor',[1 1 1]);
rectangle('Position',[1687.5 -1968.75 93.75 93.75], 'FaceColor',[0 0 0]);
rectangle('Position',[1781.25 -1968.75 93.75 93.75], 'FaceColor',[1 1 1]);
rectangle('Position',[1687.5 -2062.5 93.75 93.75], 'FaceColor',[1 1 1]);
rectangle('Position',[1781.25 -2062.5 93.75 93.75], 'FaceColor',[1 1 1]);
rectangle('Position',[2625 -1593.75 93.75 93.75], 'FaceColor',[1 1 1]);
rectangle('Position',[2718.75 -1593.75 93.75 93.75], 'FaceColor',[0 0 0]);
rectangle('Position',[2625 -1687.5 93.75 93.75], 'FaceColor',[1 1 1]);
rectangle('Position',[2718.75 -1687.5 93.75 93.75], 'FaceColor',[0 0 0]);
rectangle('Position',[2812.5 -1781.25 93.75 93.75], 'FaceColor',[1 1 1]);
rectangle('Position',[2906.25 -1781.25 93.75 93.75], 'FaceColor',[0 0 0]);
rectangle('Position',[2812.5 -1875 93.75 93.75], 'FaceColor',[1 1 1]);
rectangle('Position',[2906.25 -1875 93.75 93.75], 'FaceColor',[0 0 0]);
rectangle('Position',[2812.5 -1968.75 93.75 93.75], 'FaceColor',[1 1 1]);
rectangle('Position',[2906.25 -1968.75 93.75 93.75], 'FaceColor',[0 0 0]);
rectangle('Position',[2812.5 -2062.5 93.75 93.75], 'FaceColor',[1 1 1]);
rectangle('Position',[2906.25 -2062.5 93.75 93.75], 'FaceColor',[0 0 0]);
rectangle('Position',[1500 -2343.75 93.75 93.75], 'FaceColor',[0 0 0]);
rectangle('Position',[1593.75 -2343.75 93.75 93.75], 'FaceColor',[0 0 0]);
rectangle('Position',[1500 -2437.5 93.75 93.75], 'FaceColor',[1 1 1]);
rectangle('Position',[1593.75 -2437.5 93.75 93.75], 'FaceColor',[0 0 0]);
rectangle('Position',[1500 -2531.25 93.75 93.75], 'FaceColor',[1 1 1]);
rectangle('Position',[1593.75 -2531.25 93.75 93.75], 'FaceColor',[0 0 0]);
rectangle('Position',[1500 -2625 93.75 93.75], 'FaceColor',[1 1 1]);
rectangle('Position',[1593.75 -2625 93.75 93.75], 'FaceColor',[0 0 0]);
rectangle('Position',[1875 -2531.25 93.75 93.75], 'FaceColor',[1 1 1]);
rectangle('Position',[1968.75 -2531.25 93.75 93.75], 'FaceColor',[1 1 1]);
rectangle('Position',[1875 -2625 93.75 93.75], 'FaceColor',[0 0 0]);
rectangle('Position',[1968.75 -2625 93.75 93.75], 'FaceColor',[0 0 0]);
rectangle('Position',[2062.5 -2531.25 93.75 93.75], 'FaceColor',[1 1 1]);
rectangle('Position',[2156.25 -2531.25 93.75 93.75], 'FaceColor',[1 1 1]);
rectangle('Position',[2062.5 -2625 93.75 93.75], 'FaceColor',[0 0 0]);
rectangle('Position',[2156.25 -2625 93.75 93.75], 'FaceColor',[1 1 1]);
rectangle('Position',[1500 -2718.75 93.75 93.75], 'FaceColor',[1 1 1]);
rectangle('Position',[1593.75 -2718.75 93.75 93.75], 'FaceColor',[0 0 0]);
rectangle('Position',[1500 -2812.5 93.75 93.75], 'FaceColor',[1 1 1]);
rectangle('Position',[1593.75 -2812.5 93.75 93.75], 'FaceColor',[0 0 0]);
rectangle('Position',[1500 -2906.25 93.75 93.75], 'FaceColor',[1 1 1]);
rectangle('Position',[1593.75 -2906.25 93.75 93.75], 'FaceColor',[0 0 0]);
rectangle('Position',[1500 -3000 93.75 93.75], 'FaceColor',[0 0 0]);
rectangle('Position',[1593.75 -3000 93.75 93.75], 'FaceColor',[0 0 0]);
rectangle('Position',[1875 -2718.75 93.75 93.75], 'FaceColor',[0 0 0]);
rectangle('Position',[1968.75 -2718.75 93.75 93.75], 'FaceColor',[0 0 0]);
rectangle('Position',[1875 -2812.5 93.75 93.75], 'FaceColor',[1 1 1]);
rectangle('Position',[1968.75 -2812.5 93.75 93.75], 'FaceColor',[1 1 1]);
rectangle('Position',[2062.5 -2718.75 93.75 93.75], 'FaceColor',[0 0 0]);
rectangle('Position',[2156.25 -2718.75 93.75 93.75], 'FaceColor',[1 1 1]);
rectangle('Position',[2062.5 -2812.5 93.75 93.75], 'FaceColor',[1 1 1]);
rectangle('Position',[2156.25 -2812.5 93.75 93.75], 'FaceColor',[1 1 1]);
rectangle('Position',[1875 -2906.25 93.75 93.75], 'FaceColor',[1 1 1]);
rectangle('Position',[1968.75 -2906.25 93.75 93.75], 'FaceColor',[1 1 1]);
rectangle('Position',[1875 -3000 93.75 93.75], 'FaceColor',[0 0 0]);
rectangle('Position',[1968.75 -3000 93.75 93.75], 'FaceColor',[0 0 0]);
rectangle('Position',[2062.5 -2906.25 93.75 93.75], 'FaceColor',[1 1 1]);
rectangle('Position',[2156.25 -2906.25 93.75 93.75], 'FaceColor',[1 1 1]);
rectangle('Position',[2062.5 -3000 93.75 93.75], 'FaceColor',[0 0 0]);
rectangle('Position',[2156.25 -3000 93.75 93.75], 'FaceColor',[0 0 0]);
rectangle('Position',[2250 -2343.75 93.75 93.75], 'FaceColor',[0 0 0]);
rectangle('Position',[2343.75 -2343.75 93.75 93.75], 'FaceColor',[0 0 0]);
rectangle('Position',[2250 -2437.5 93.75 93.75], 'FaceColor',[1 1 1]);
rectangle('Position',[2343.75 -2437.5 93.75 93.75], 'FaceColor',[1 1 1]);
rectangle('Position',[2625 -2343.75 93.75 93.75], 'FaceColor',[0 0 0]);
rectangle('Position',[2718.75 -2343.75 93.75 93.75], 'FaceColor',[0 0 0]);
rectangle('Position',[2625 -2437.5 93.75 93.75], 'FaceColor',[1 1 1]);
rectangle('Position',[2718.75 -2437.5 93.75 93.75], 'FaceColor',[1 1 1]);
rectangle('Position',[2812.5 -2343.75 93.75 93.75], 'FaceColor',[0 0 0]);
rectangle('Position',[2906.25 -2343.75 93.75 93.75], 'FaceColor',[0 0 0]);
rectangle('Position',[2812.5 -2437.5 93.75 93.75], 'FaceColor',[1 1 1]);
rectangle('Position',[2906.25 -2437.5 93.75 93.75], 'FaceColor',[0 0 0]);
rectangle('Position',[2812.5 -2531.25 93.75 93.75], 'FaceColor',[1 1 1]);
rectangle('Position',[2906.25 -2531.25 93.75 93.75], 'FaceColor',[0 0 0]);
rectangle('Position',[2812.5 -2625 93.75 93.75], 'FaceColor',[1 1 1]);
rectangle('Position',[2906.25 -2625 93.75 93.75], 'FaceColor',[0 0 0]);
rectangle('Position',[2437.5 -2718.75 93.75 93.75], 'FaceColor',[0 0 0]);
rectangle('Position',[2531.25 -2718.75 93.75 93.75], 'FaceColor',[0 0 0]);
rectangle('Position',[2437.5 -2812.5 93.75 93.75], 'FaceColor',[1 1 1]);
rectangle('Position',[2531.25 -2812.5 93.75 93.75], 'FaceColor',[1 1 1]);
rectangle('Position',[2250 -2906.25 93.75 93.75], 'FaceColor',[1 1 1]);
rectangle('Position',[2343.75 -2906.25 93.75 93.75], 'FaceColor',[1 1 1]);
rectangle('Position',[2250 -3000 93.75 93.75], 'FaceColor',[0 0 0]);
rectangle('Position',[2343.75 -3000 93.75 93.75], 'FaceColor',[0 0 0]);
rectangle('Position',[2437.5 -2906.25 93.75 93.75], 'FaceColor',[1 1 1]);
rectangle('Position',[2531.25 -2906.25 93.75 93.75], 'FaceColor',[1 1 1]);
rectangle('Position',[2437.5 -3000 93.75 93.75], 'FaceColor',[0 0 0]);
rectangle('Position',[2531.25 -3000 93.75 93.75], 'FaceColor',[0 0 0]);
rectangle('Position',[2812.5 -2718.75 93.75 93.75], 'FaceColor',[1 1 1]);
rectangle('Position',[2906.25 -2718.75 93.75 93.75], 'FaceColor',[0 0 0]);
rectangle('Position',[2812.5 -2812.5 93.75 93.75], 'FaceColor',[1 1 1]);
rectangle('Position',[2906.25 -2812.5 93.75 93.75], 'FaceColor',[0 0 0]);
rectangle('Position',[2625 -2906.25 93.75 93.75], 'FaceColor',[1 1 1]);
rectangle('Position',[2718.75 -2906.25 93.75 93.75], 'FaceColor',[1 1 1]);
rectangle('Position',[2625 -3000 93.75 93.75], 'FaceColor',[0 0 0]);
rectangle('Position',[2718.75 -3000 93.75 93.75], 'FaceColor',[0 0 0]);
rectangle('Position',[2812.5 -2906.25 93.75 93.75], 'FaceColor',[1 1 1]);
rectangle('Position',[2906.25 -2906.25 93.75 93.75], 'FaceColor',[0 0 0]);
rectangle('Position',[2812.5 -3000 93.75 93.75], 'FaceColor',[0 0 0]);
rectangle('Position',[2906.25 -3000 93.75 93.75], 'FaceColor',[0 0 0]);
X=[2800,2700,2625,2531.25,2437.5,2343.75,2343.75,2343.75,2437.5,2531.25,2625,2662.5,2625,2437.5,2250,2062.5,1875,1781.25,1687.5,1593.75,1500,1312.5,1125,937.5,937.5,937.5,750,562.5,562.5,562.5,562.5,562.5,562.5,375,200,200];
Y=[-200,-375,-562.5,-562.5,-562.5,-656.25,-750,-843.75,-843.75,-843.75,-937.5,-1125,-1312.5,-1312.5,-1500,-1687.5,-1875,-1968.75,-1968.75,-1968.75,-1968.75,-1875,-1687.5,-1500,-1406.25,-1312.5,-1125,-937.5,-750,-656.25,-562.5,-468.75,-375,-187.5,-200,-200];
hold on;
plot(X,Y,'r');
plot(X,Y,'bo');
legend('10375.9','Location','southoutside');
